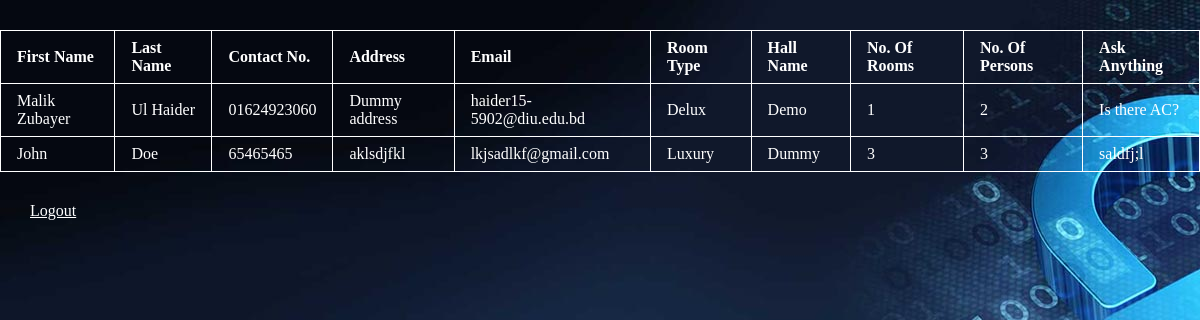
Screenshot of /htdocs/bookings.php (signed in) with the database file from the repository.
### tables this page shows
CREATE TABLE `bookings` (
  `firstname` varchar(20) NOT NULL,
  `lastname` varchar(20) NOT NULL,
  `contactno` varchar(20) NOT NULL,
  `address` varchar(50) NOT NULL,
  `email` varchar(30) NOT NULL,
  `roomtype` varchar(20) NOT NULL,
  `hallname` varchar(20) NOT NULL,
  `roomsquant` int(11) NOT NULL,
  `personsquant` int(11) NOT NULL,
  `anything` varchar(50) NOT NULL
);

### htdocs/bookings.php (the view, shortened to what this page needs)
<!DOCTYPE html>
<html>
<head>
	<link rel="stylesheet" type="text/css" href="admin.css">
</head>
<body>
    <div>
        <table>
            <thead>
                <tr>
                    <td>First Name</td>
                    <td>Last Name</td>
                    <td>Contact No.</td>
                    <td>Address</td>
                    <td>Email</td>
                    <td>Room Type</td>
                    <td>Hall Name</td>
                    <td>No. Of Rooms</td>
                    <td>No. Of Persons</td>
                    <td>Ask Anything</td>
                </tr>
            </thead>
            <tbody>
                <?php
                    require_once 'dbconnector.php';
                    $query = $mysqli->query("SELECT * FROM bookings");
                    while ( $row = mysqli_fetch_array($query) ) {
                        echo "<tr>";
                        echo "<td>" . $row['firstname'] . "</td>";
                        echo "<td>" . $row['lastname'] . "</td>";
                        echo "<td>" . $row['contactno'] . "</td>";
                        echo "<td>" . $row['address'] . "</td>";
                        echo "<td>" . $row['email'] . "</td>";
                        echo "<td>" . $row['roomtype'] . "</td>";
                        echo "<td>" . $row['hallname'] . "</td>";
                        echo "<td>" . $row['roomsquant'] . "</td>";
                        echo "<td>" . $row['personsquant'] . "</td>";
                        echo "<td>" . $row['anything'] . "</td>";
                        echo "</tr>";
                    }
                 ?>
             </tbody>
         </table>
         <a href="login.php">Logout</a>
    </div>
</body>
</html>

### htdocs/admin.css (style rules this page uses)
* { margin: 0; padding: 0; }
body { background: url(images/admin.jpg); }

### htdocs/bookings.php (style rules this page uses)
table { margin: 30px 0 0 0; border-spacing: 0; border-collapse: collapse; }
table td { color: #FFF; padding: .5em 1em; border: 1px solid #FFF; }
table thead td { font-weight: 900; }
a { color: #FFF; display: block; margin: 30px; }

### rows the page displays
bookings: firstname "Malik Zubayer", lastname "Ul Haider", contactno "01624923060", address "Dummy address", email "haider15-5902@diu.edu.bd", roomtype "Delux", hallname "Demo", roomsquant "1", personsquant "2", anything "Is there AC?"
bookings: firstname "John", lastname "Doe", contactno "65465465", address "aklsdjfkl", email "lkjsadlkf@gmail.com", roomtype "Luxury", hallname "Dummy", roomsquant "3", personsquant "3", anything "saldfj;l"
